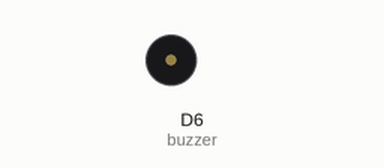
Recording of a sketch running on a simulated ESP8266 (NodeMCU). Shown: buzzer (waves = sounding).

Above: at 0.6 s.
At 4.5 s:
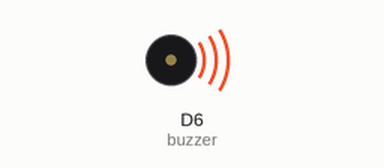
Timing chart, 0 to 6.0 s (numbered marks = the images above):
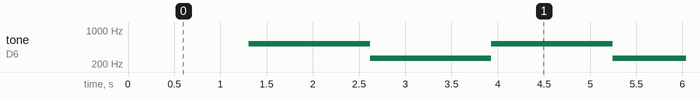

Measured:
- by itself, tone on D6 (buzzer): alternates 523 Hz for 1.3 s and 262 Hz for 1.3 s

The sketch:

Challenge_Buzzer_Sirene.ino
```cpp
byte buzzer = D6;      //Inisialisasi buzzer pada pin 9
void setup() {
  pinMode(buzzer, OUTPUT);  //Setting sebagai output
}
void loop() {
  for( int i = 262 ; i <= 523 ; i++){   //Nyalakan buzzer dengan peningkatan frekuensi
    tone(buzzer,i);
    delay(5);
  }
  for( int i = 523 ; i >= 262 ; i--){   //Nyalakan buzzer dengan penurunan frekuensi
    tone(buzzer,i);
    delay(5);
  }
}
```
